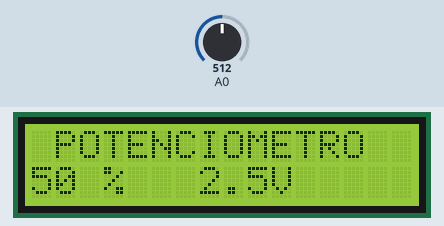
This sketch was run on a simulated Arduino Uno, built with avr-gcc and run on an emulated ATmega328P. On the bench: 16×2 character LCD. The test bench sets the inputs (shaded band); at power-on: A0 = 512.

Above: at 2.2 s.
2.3 s: A0 set to 716
At 3.8 s:
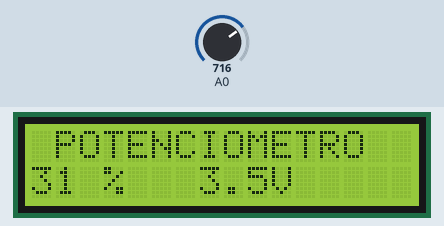
4.6 s: A0 set to 900
At 6.2 s:
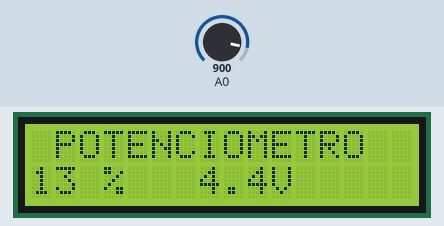
6.7 s: A0 set to 1023
At 8.6 s:
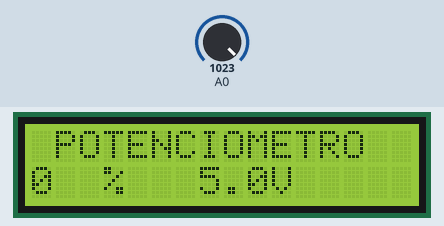
Timing chart, 0 to 10.1 s (numbered marks = the images above; inputs shaded):
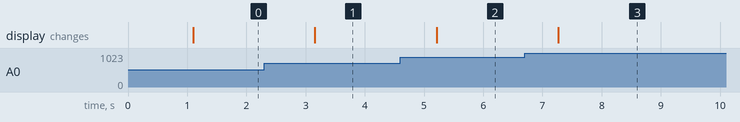

Measured:
- after the input at 2.3 s, the display: changes after 0.86 s (image 1)
- after the input at 4.6 s, the display: changes after 0.61 s (image 2)
- after the input at 6.7 s, the display: changes after 0.57 s (image 3)

The sketch:

pantallalcd_i2c.ino
```cpp
#include  <Wire.h>
#include  <LiquidCrystal_I2C.h>

// Constructor de la librería de LCD 16x2
// Aqui se configuran los pines asignados a la pantalla del PCF8574
// Este constructor es para usar con el modulo I2C que se muestra en las
// fotografias de nuestro sitio web. Para otros modelos, puede ser necesario
// cambiar los valores de acuerdo al esquemático del adaptador I2C. Los pines
// del arduino SIEMPRE son los correspondientes al I2C (SDA y SCL)

// Constructor sin control de backlight (retroiluminacion)
//LiquidCrystal_I2C lcd(0x27, 2, 1, 0, 4, 5, 6, 7);
// Constructor con control de backlignt (retroiluminacion)
LiquidCrystal_I2C lcd(0x27, 2, 1, 0, 4, 5, 6, 7, 3, POSITIVE);


void setup()
{
  // Indicar a la libreria que tenemos conectada una pantalla de 16x2
  lcd.begin(16, 2);
  // Mover el cursor a la primera posición de la pantalla (0, 0)
  lcd.clear();
  // Imprimir "Hola Mundo" en la primera linea
  lcd.print(" diego ");
  // Esperar un segundo
  delay(1000);
}

void loop()
{
  // Actualizar la pantalla completa cada segundo
  lcd.clear();
  // Imprimir encabezado
  lcd.print(" POTENCIOMETRO  ");

  // Realizar la lectura analogica en A0
  unsigned int val = analogRead(A0);
  //porcentaje
  int por = map(val, 0, 1023, 100, 0);
  // Convertir a voltaje
  float volts = (val * 5.0) / 1024.0;

  // Imprimir valores en la segunda linea
  lcd.setCursor(0, 1);
  lcd.print(por);
  lcd.setCursor(3,1);
  lcd.print("%");
  // Imprimir el voltaje en la segunda linea, despues del valor del ADC
  lcd.setCursor(7, 1);
  lcd.print(volts, 1);
  lcd.setCursor(10,1);
  lcd.print("V");

  // Esperar un segundo antes de continuar
  delay (1000);
}
```
